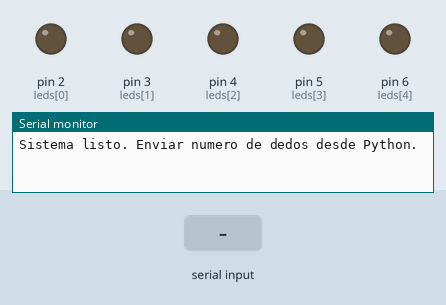
This sketch was run on a simulated Arduino Uno, built with avr-gcc and run on an emulated ATmega328P. Shown: output pins drawn as LEDs (lit = HIGH), the last lines printed to the serial monitor. Inputs (shaded band) come from the test bench.

Above: at 1.2 s.
1.3 s: "90,45\n" received over Serial
At 1.8 s:
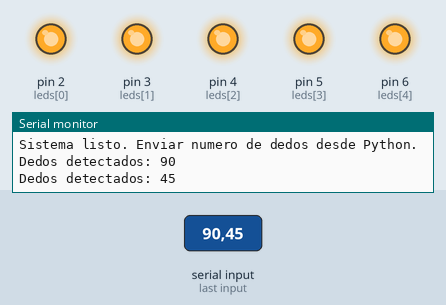
Timing chart, 0 to 4.3 s (numbered marks = the images above; inputs shaded):
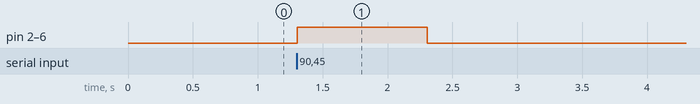

The sketch:

Detector_dedos.ino
```cpp
int leds[] = {2, 3, 4, 5, 6};  // Pines de los LEDs
int fingerCount = 0;
int prevCount = -1;

void setup() {
  Serial.begin(9600);
  // Configurar todos los LEDs como salidas
  for (int i = 0; i < 5; i++) {
    pinMode(leds[i], OUTPUT);
    digitalWrite(leds[i], LOW);  // Apagar todos al inicio
  }
  Serial.println("Sistema listo. Enviar numero de dedos desde Python.");
}

void loop() {
  if (Serial.available()) {
    fingerCount = Serial.parseInt();  // Leer número de dedos

    if (fingerCount != prevCount) {
      Serial.print("Dedos detectados: ");
      Serial.println(fingerCount);

      // Encender/Apagar LEDs según el conteo
      for (int i = 0; i < 5; i++) {
        digitalWrite(leds[i], (i < fingerCount) ? HIGH : LOW);
      }

      prevCount = fingerCount;
    }
  }
}
```

Measured:
- after the input at 1.3 s, pin 2 (leds[0]), pin 3 (leds[1]), pin 4 (leds[2]), pin 5 (leds[3]), pin 6 (leds[4]): LOW → HIGH at once, → LOW 1.0 s later
